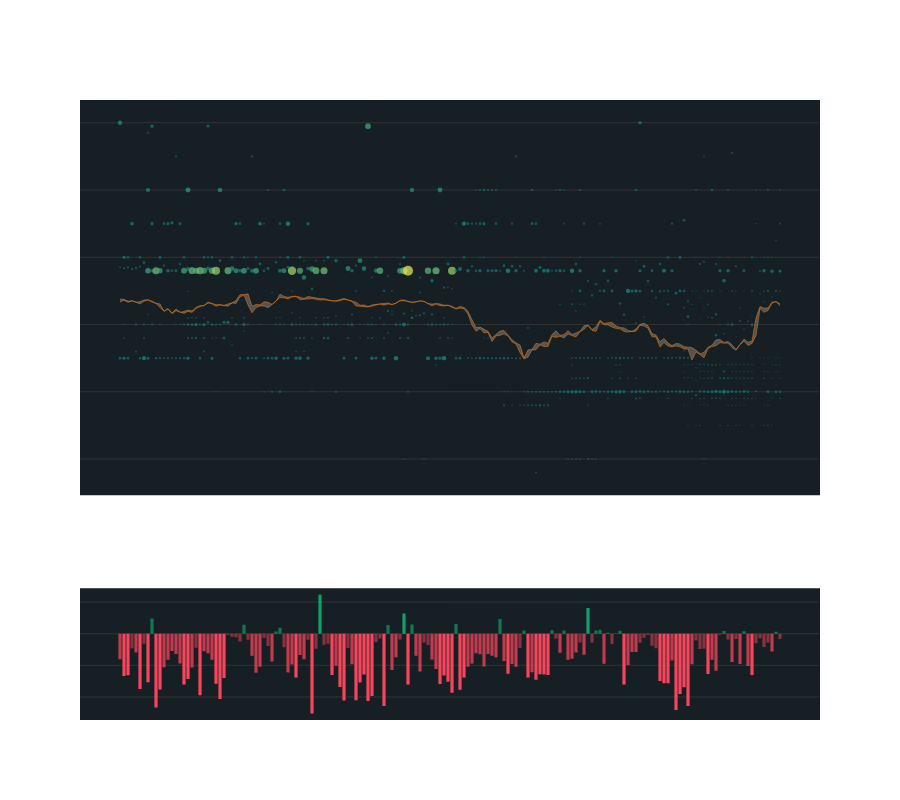

Write notebook code for a chart like this one.
### Markdown cell above
## Grafica del Resample

### Code cell
chart_rows = 2
row_heights=[600,200]
total_height = sum(row_heights)


fig = make_subplots(rows=chart_rows, 
                    shared_xaxes=True,
                    row_heights=row_heights,
                    )

# Línea High
fig.add_trace(
    go.Scatter(
        x=dfr["timestamp"], y=dfr["high_price"], name=f'{symbol}', mode="lines",
        line={'width': 0.5, 'color': '#fd7e14'},
        marker=dict(color='#fd7e14',),
        hovertemplate="%{x}<br>%{y}<extra></extra>",
        showlegend=False,
    ),
    row=1,
    col=1,
)

# Línea Low con relleno hacia la línea High
fig.add_trace(
    go.Scatter(
        x=dfr["timestamp"], y=dfr["low_price"], name=f'{symbol}', mode="lines",
        line={'width': 0.5, 'color': '#fd7e14'},
        marker=dict(color='#fd7e14',),
        hovertemplate="%{x}<br>%{y}<extra></extra>",
        showlegend=False,
        fill='tonexty',  # Rellena hacia la siguiente traza en el eje y
        fillcolor='rgba(253, 126, 20, 0.75)', # Color de relleno blanco (opcional, por defecto es el color de la traza anterior)
    ),
    row=1,
    col=1,
)


fig.add_trace(
    go.Scatter(x=sr["timestamp"], y=sr['price'], name='Sop y Res', mode='markers', 
        marker=dict(symbol='circle',
                    size=sr['pct_adj'],
                    color=sr['pct_adj'],
                    colorscale="Aggrnyl",
                    #showscale=True,
                    line=dict(width=0,),
                    ),
        hovertemplate="%{x}<br>%{y}<extra></extra>",
        showlegend=False,
        ),row=1,col=1,
    )

def get_bar_color(value):
    if value == 0:
        return '#333333'  # Gris oscuro para 0
    elif value > 25:
        return '#0ecb81'
    elif value > 10:
        return 'rgba(14, 203, 129, 0.75)'
    elif value > 0:
        return 'rgba(14, 203, 129, 0.5)'
    elif value < -25:
        return '#f6465d'
    elif value < -10:
        return 'rgba(246, 70, 93, 0.75)'
    elif value < 0:
        return 'rgba(246, 70, 93, 0.5)'
    else: 
        return '#333333'

# Aplicar la función para obtener la lista de colores
bar_colors = dfr["mi"].apply(get_bar_color)

# Gráfica de barras con color variable
fig.add_trace(
    go.Bar(
        x=dfr["timestamp"], y=dfr["mi"], name=f'{symbol}',
        marker=dict(color=bar_colors,
                    line=dict(width=0,)
                    ),
        hovertemplate="%{x}<br>%{y}<extra></extra>",
        showlegend=False,
    ), row=2, col=1,
)

# Adjust layout for subplots
fig.update_layout(
    font=dict(color="#ffffff", family="Helvetica"),
    paper_bgcolor="rgba(0,0,0,0)",  # Transparent background
    plot_bgcolor="#162024",  
    height=total_height,
    xaxis_rangeslider_visible=False,
    modebar_bgcolor="rgba(0,0,0,0)",
)

#Ajustar el tamaño de cada sub_plot
fig.update_layout(
    yaxis1=dict(title="Precio",showticklabels=True,),
    yaxis2=dict(title="Balance del Mercado (%)",showticklabels=True,),
)
fig.update_xaxes(showline=False, linewidth=2,linecolor='#000000', gridcolor='rgba(0,0,0,0)')
fig.update_yaxes(showline=False, linewidth=2, zeroline= False, linecolor='#ff0000', gridcolor='rgba(50,50,50,255)')     
chart = fig.show(config = {'scrollZoom': True, })

### Figure 1 — Plotly figure (JSON) as saved in the notebook; plotly's stock layout.template omitted (floating-point values rounded to 4 significant figures; data arrays with more than 128 entries replaced by an {"elided": "..."} marker saying what was removed)
{"data": [{"hovertemplate": "%{x}<br>%{y}<extra></extra>", "line": {"color": "#fd7e14", "width": 0.5}, "marker": {"color": "#fd7e14"}, "mode": "lines", "name": "BTCUSDT", "showlegend": false, "type": "scatter", "x": {"elided": "166 str values"}, "xaxis": "x", "y": {"elided": "166 float values"}, "yaxis": "y"}, {"fill": "tonexty", "fillcolor": "rgba(100,100,100,0.75)", "hovertemplate": "%{x}<br>%{y}<extra></extra>", "line": {"color": "#fd7e14", "width": 0.5}, "marker": {"color": "#fd7e14"}, "mode": "lines", "name": "BTCUSDT", "showlegend": false, "type": "scatter", "x": {"elided": "166 str values"}, "xaxis": "x", "y": {"elided": "166 float values"}, "yaxis": "y"}, {"hovertemplate": "%{x}<br>%{y}<extra></extra>", "marker": {"color": {"elided": "743 float values"}, "colorscale": [[0, "rgb(36, 86, 104)"], [0.1667, "rgb(15, 114, 121)"], [0.3333, "rgb(13, 143, 129)"], [0.5, "rgb(57, 171, 126)"], [0.6667, "rgb(110, 197, 116)"], [0.8333, "rgb(169, 220, 103)"], [1, "rgb(237, 239, 93)"]], "line": {"width": 0}, "size": {"elided": "743 float values"}, "symbol": "circle"}, "mode": "markers", "name": "Sop y Res", "showlegend": false, "type": "scatter", "x": {"elided": "743 str values"}, "xaxis": "x", "y": {"elided": "743 float values"}, "yaxis": "y"}, {"hovertemplate": "%{x}<br>%{y}<extra></extra>", "marker": {"color": {"elided": "166 str values"}, "line": {"width": 0}}, "name": "BTCUSDT", "showlegend": false, "type": "bar", "x": {"elided": "166 str values"}, "xaxis": "x2", "y": {"elided": "166 float values"}, "yaxis": "y2"}], "layout": {"font": {"color": "#ffffff", "family": "Helvetica"}, "height": 800, "modebar": {"bgcolor": "rgba(0,0,0,0)"}, "paper_bgcolor": "rgba(0,0,0,0)", "plot_bgcolor": "#162024", "xaxis": {"anchor": "y", "domain": [0, 1], "gridcolor": "rgba(0,0,0,0)", "linecolor": "#000000", "linewidth": 2, "matches": "x2", "rangeslider": {"visible": false}, "showline": false, "showticklabels": false}, "xaxis2": {"anchor": "y2", "domain": [0, 1], "gridcolor": "rgba(0,0,0,0)", "linecolor": "#000000", "linewidth": 2, "showline": false}, "yaxis": {"anchor": "x", "domain": [0.3625, 1], "gridcolor": "rgba(50,50,50,255)", "linecolor": "#ff0000", "linewidth": 2, "showline": false, "showticklabels": true, "title": {"text": "Precio"}, "zeroline": false}, "yaxis2": {"anchor": "x2", "domain": [0, 0.2125], "gridcolor": "rgba(50,50,50,255)", "linecolor": "#ff0000", "linewidth": 2, "showline": false, "showticklabels": true, "title": {"text": "Balance del Mercado (%)"}, "zeroline": false}}}
